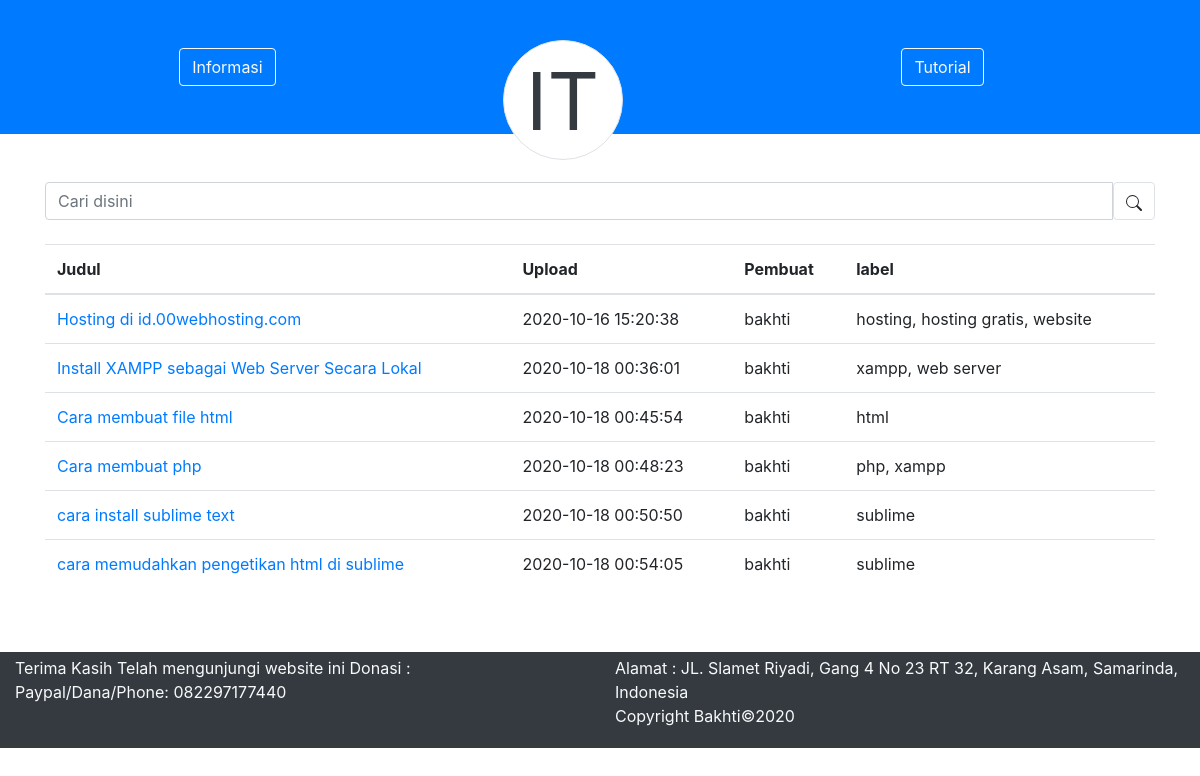
Page /tutorial.php on the committed database.
### tables this page shows
CREATE TABLE `tutorial` (
  `id` int(11) NOT NULL,
  `title` varchar(50) NOT NULL,
  `content` text NOT NULL,
  `tags` varchar(150) NOT NULL,
  `date` datetime NOT NULL DEFAULT CURRENT_TIMESTAMP,
  `creator` int(10) NOT NULL
);

CREATE TABLE `user` (
  `id` int(10) NOT NULL,
  `username` varchar(50) NOT NULL,
  `password` varchar(150) NOT NULL,
  `fullname` text NOT NULL,
  `gender` varchar(1) NOT NULL,
  `address` text,
  `date` datetime NOT NULL DEFAULT CURRENT_TIMESTAMP
);

### config/fungsi.php (called while the page is built, shortened)
<?php
include 'koneksi.php';
function query ($query)
{
	global $conn;
	$sql = mysqli_query($conn,$query);
	if ($sql) {
		return $sql;
	}else{
		mysqli_error($conn);
	}
}
function read ($table, $field, $args="")
{
	$sql = "SELECT $field FROM $table ".$args;
	return query($sql);
}
 ?>

### tutorial.php (the view, shortened to what this page needs)
<?php
include 'config/fungsi.php';
$cari = $_GET['cari'];
?>
<!DOCTYPE html>
<html lang="en">
<head>
  <link rel="stylesheet" href="dist/css/bootstrap.css">
</head>
<body>
  <div class="bg-primary align-self-baseline" style="padding: 0; margin: 0;">
    <div class="row container-fluid justify-content-around" >
      <div class="col-4 text-center py-5">
        <a href="informasi.php" class="btn btn-outline-light">Informasi</a>
      </div>
      <div class="col-2 text-center float-left" style="top: calc(5vh);">
        <div class="border rounded-circle rounded-lg bg-white zindex-tooltip" style="width: 120px; height: 120px; font-size: 5em;">
          <a class="display-5 text-dark" data-toggle="collapse" data-target="#navbarToggleExternalContent" aria-controls="navbarToggleExternalContent" aria-expanded="false" aria-label="Toggle navigation">
            IT
          </a>
        </div>
      </div>
      <div class="col-4 text-center py-5">
        <a href="tutorial.php" class="btn btn-outline-light">Tutorial</a>
      </div>
    </div>
  </div>
  <div class="container-fluid">
    <div class="container py-5" style="min-height: 435px;">
      <form action="">
        <div class="input-group">
          <input type="search" class="form-control" name="cari" placeholder="Cari disini" value="<?php echo $cari ?>">
          <button class="btn border">
          </button>
        </div>
      </form><br>
    	<table class="table">
    		<thead>
    			<th>Judul</th>
    			<th>Upload</th>
    			<th>Pembuat</th>
    			<th>label</th>
    		</thead>
      <?php
      $query = read("tutorial","*");
      while ($fetch=mysqli_fetch_assoc($query)) {
      ?>
      		<tr>
      			<td><a href="baca-tutor.php?id=<?php echo $fetch['id']; ?>"><?php echo $fetch['title']; ?></a></td>
      			<td><?php echo $fetch['date']; ?></td>
            <?php
              $whois=read("user","username","WHERE id=".$fetch['creator']);
              $who=mysqli_fetch_assoc($whois);
             ?>
            <td><?php echo $who['username'] ?></td>
      			<td><?php echo $fetch['tags']; ?></td>
      		</tr>
      <?php
        }
       ?>
    	</table>
    </div>
    <div class="row absolute-bottom bg-dark text-light py-1">
      <div class="col">
        <p>Terima Kasih Telah mengunjungi website ini
          Donasi :<br>
          Paypal/Dana/Phone: 082297177440
        </p>
      </div>
      <div class="col">
        <p>Alamat : JL. Slamet Riyadi, Gang 4 No 23 RT 32, Karang Asam, Samarinda, Indonesia <br>
        Copyright Bakhti&copy;2020</p>
      </div>
    </div>
  </div>
</body>
</html>

### rows in the picture
tutorial: title "Hosting di id.00webhosting.com", date "2020-10-16 15:20:38", user.username "bakhti", tags "hosting, hosting gratis, website"
tutorial: title "Install XAMPP sebagai Web Server Secara Lokal", date "2020-10-18 00:36:01", user.username "bakhti", tags "xampp, web server"
tutorial: title "Cara membuat file html", date "2020-10-18 00:45:54", user.username "bakhti", tags "html"
tutorial: title "Cara membuat php", date "2020-10-18 00:48:23", user.username "bakhti", tags "php, xampp"
tutorial: title "cara install sublime text", date "2020-10-18 00:50:50", user.username "bakhti", tags "sublime"
tutorial: title "cara memudahkan pengetikan html di sublime", date "2020-10-18 00:54:05", user.username "bakhti", tags "sublime"
